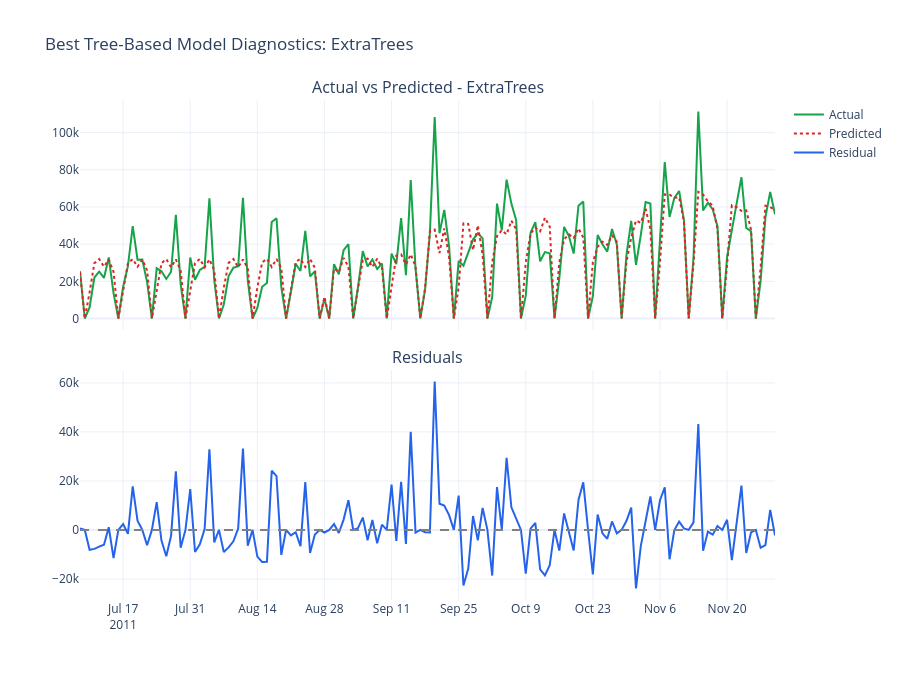

Notebook code for this chart:
### Code cell
best_model_name = tree_model_results.loc[0, "Model"]
best_pred = predictions[best_model_name]

fig = make_subplots(rows=2, cols=1, shared_xaxes=True, vertical_spacing=0.08, subplot_titles=(f"Actual vs Predicted - {best_model_name}", "Residuals"))
fig.add_trace(go.Scatter(x=test_df["ds"], y=y_test, mode="lines", name="Actual", line=dict(color="#16a34a")), row=1, col=1)
fig.add_trace(go.Scatter(x=test_df["ds"], y=best_pred, mode="lines", name="Predicted", line=dict(color="#dc2626", dash="dot")), row=1, col=1)
resid = y_test.values - best_pred
fig.add_trace(go.Scatter(x=test_df["ds"], y=resid, mode="lines", name="Residual", line=dict(color="#2563eb")), row=2, col=1)
fig.add_hline(y=0, line_dash="dash", line_color="gray", row=2, col=1)
fig.update_layout(height=680, title=f"Best Tree-Based Model Diagnostics: {best_model_name}", template=PLOTLY_TPL)
fig.show()

print("Best tree-based model:", best_model_name)

### Figure 1 — Plotly figure (JSON) as saved in the notebook; plotly's stock layout.template omitted (floating-point values rounded to 4 significant figures; data arrays with more than 128 entries replaced by an {"elided": "..."} marker saying what was removed)
{"data": [{"line": {"color": "#16a34a"}, "mode": "lines", "name": "Actual", "type": "scatter", "x": {"elided": "146 str values"}, "xaxis": "x", "y": {"elided": "146 float values"}, "yaxis": "y"}, {"line": {"color": "#dc2626", "dash": "dot"}, "mode": "lines", "name": "Predicted", "type": "scatter", "x": {"elided": "146 str values"}, "xaxis": "x", "y": {"elided": "146 float values"}, "yaxis": "y"}, {"line": {"color": "#2563eb"}, "mode": "lines", "name": "Residual", "type": "scatter", "x": {"elided": "146 str values"}, "xaxis": "x2", "y": {"elided": "146 float values"}, "yaxis": "y2"}], "layout": {"annotations": [{"font": {"size": 16}, "showarrow": false, "text": "Actual vs Predicted - ExtraTrees", "x": 0.5, "xanchor": "center", "xref": "paper", "y": 1.0, "yanchor": "bottom", "yref": "paper"}, {"font": {"size": 16}, "showarrow": false, "text": "Residuals", "x": 0.5, "xanchor": "center", "xref": "paper", "y": 0.46, "yanchor": "bottom", "yref": "paper"}], "height": 680, "shapes": [{"line": {"color": "gray", "dash": "dash"}, "type": "line", "x0": 0, "x1": 1, "xref": "x2 domain", "y0": 0, "y1": 0, "yref": "y2"}], "title": {"text": "Best Tree-Based Model Diagnostics: ExtraTrees"}, "xaxis": {"anchor": "y", "domain": [0.0, 1.0], "matches": "x2", "showticklabels": false}, "xaxis2": {"anchor": "y2", "domain": [0.0, 1.0]}, "yaxis": {"anchor": "x", "domain": [0.54, 1.0]}, "yaxis2": {"anchor": "x2", "domain": [0.0, 0.46]}}}
